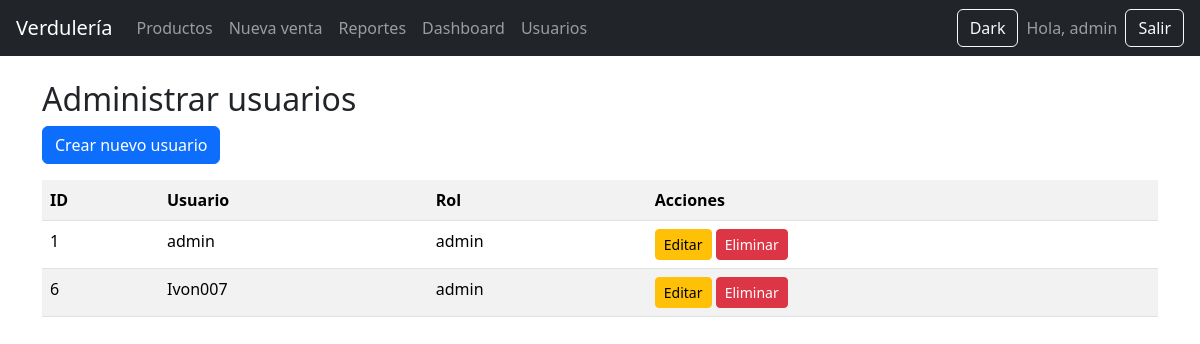
Screenshot of /admin/usuarios (signed in) with the database file from the repository.
### tables this page shows
CREATE TABLE usuarios (
        id INTEGER PRIMARY KEY AUTOINCREMENT,
        username TEXT UNIQUE NOT NULL,
        password_hash TEXT NOT NULL,
        role TEXT DEFAULT 'user'
    );

### app/routes/admin.py (the view)
@admin_bp.route("/usuarios")
@admin_required
def users():
    db = get_db()
    lista = db.execute("SELECT id, username, role FROM usuarios").fetchall()
    return render_template("usuarios/index.html", usuarios=lista)

### app/__init__.py (called while the page is built)
def create_app():
    app = Flask(__name__)
    app.secret_key = "clave-super-secreta"
    app.register_blueprint(auth_bp)
    app.register_blueprint(productos_bp)
    app.register_blueprint(ventas_bp)
    app.register_blueprint(reportes_bp)
    app.register_blueprint(admin_bp)
    app.register_blueprint(usuarios_bp)
    @app.route("/")
    def index():
        return render_template("index.html")
    @app.teardown_appcontext
    def teardown_db(exception):
        close_db()
    return app

### db.py (called while the page is built)
def get_db():
    if "db" not in g:
        g.db = sqlite3.connect(DB_NAME)
        g.db.row_factory = sqlite3.Row
    return g.db

### app/templates/usuarios/index.html
{% extends "base.html" %}
{% block contenido %}
<h2>Administrar usuarios</h2>
<a href="{{ url_for('usuarios.nuevo') }}" class="btn btn-primary mb-3">Crear nuevo usuario</a>
<table class="table table-striped">
    <tr>
        <th>ID</th>
        <th>Usuario</th>
        <th>Rol</th>
        <th>Acciones</th>
    </tr>
    {% for u in usuarios %}
    <tr>
        <td>{{ u.id }}</td>
        <td>{{ u.username }}</td>
        <td>{{ u.role }}</td>
        <td>
            <a href="{{ url_for('usuarios.editar', user_id=u.id) }}" class="btn btn-sm btn-warning">Editar</a>
                <a href="{{ url_for('usuarios.eliminar', user_id=u.id) }}" class="btn btn-sm btn-danger" onclick="
                return confirm('¿Eliminar usuario?');">  Eliminar</a>
        </td>
    </tr>
    {% endfor %}
</table>
{% endblock %}

### rows the page displays
usuarios: id "1", username "admin", role "admin"
usuarios: id "6", username "Ivon007", role "admin"

### other values shown
{{ session.username }} "admin"
